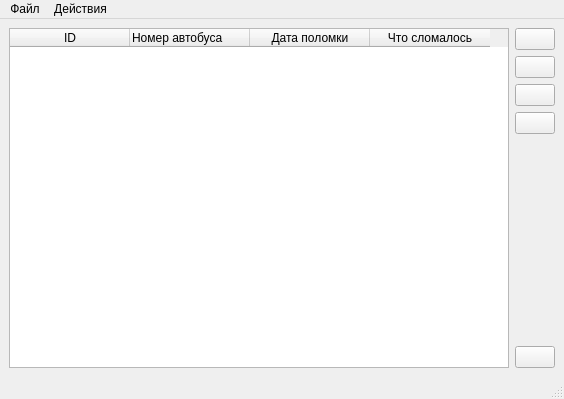
<?xml version="1.0" encoding="UTF-8"?>
<ui version="4.0">
 <class>GM_Form</class>
 <widget class="QMainWindow" name="GM_Form">
  <property name="geometry">
   <rect>
    <x>0</x>
    <y>0</y>
    <width>564</width>
    <height>399</height>
   </rect>
  </property>
  <property name="windowTitle">
   <string>Заведующий гаражом</string>
  </property>
  <property name="windowIcon">
   <iconset>
    <normaloff>../icons/1403297645_User.png</normaloff>../icons/1403297645_User.png</iconset>
  </property>
  <widget class="QWidget" name="centralwidget">
   <layout class="QHBoxLayout" name="horizontalLayout">
    <item>
     <widget class="QTableWidget" name="breaksTableWidget">
      <property name="toolTip">
       <string>&lt;html&gt;&lt;head/&gt;&lt;body&gt;&lt;p&gt;Поломки&lt;/p&gt;&lt;/body&gt;&lt;/html&gt;</string>
      </property>
      <attribute name="horizontalHeaderCascadingSectionResizes">
       <bool>false</bool>
      </attribute>
      <attribute name="horizontalHeaderDefaultSectionSize">
       <number>120</number>
      </attribute>
      <column>
       <property name="text">
        <string>ID</string>
       </property>
      </column>
      <column>
       <property name="text">
        <string>Номер автобуса</string>
       </property>
       <property name="textAlignment">
        <set>AlignJustify|AlignVCenter</set>
       </property>
      </column>
      <column>
       <property name="text">
        <string>Дата поломки</string>
       </property>
      </column>
      <column>
       <property name="text">
        <string>Что сломалось</string>
       </property>
      </column>
     </widget>
    </item>
    <item>
     <layout class="QVBoxLayout" name="verticalLayout">
      <item>
       <widget class="QPushButton" name="addPushButton">
        <property name="toolTip">
         <string>&lt;html&gt;&lt;head/&gt;&lt;body&gt;&lt;p&gt;Добавить поломку&lt;/p&gt;&lt;/body&gt;&lt;/html&gt;</string>
        </property>
        <property name="text">
         <string/>
        </property>
        <property name="icon">
         <iconset>
          <normaloff>../icons/1403292182_Add.png</normaloff>../icons/1403292182_Add.png</iconset>
        </property>
       </widget>
      </item>
      <item>
       <widget class="QPushButton" name="deletePushButton">
        <property name="toolTip">
         <string>&lt;html&gt;&lt;head/&gt;&lt;body&gt;&lt;p&gt;Удалить поломку&lt;/p&gt;&lt;/body&gt;&lt;/html&gt;</string>
        </property>
        <property name="text">
         <string/>
        </property>
        <property name="icon">
         <iconset>
          <normaloff>../icons/1403362103_Delete.png</normaloff>../icons/1403362103_Delete.png</iconset>
        </property>
       </widget>
      </item>
      <item>
       <widget class="QPushButton" name="editPushButton">
        <property name="toolTip">
         <string>&lt;html&gt;&lt;head/&gt;&lt;body&gt;&lt;p&gt;Редактировать поломку&lt;/p&gt;&lt;/body&gt;&lt;/html&gt;</string>
        </property>
        <property name="icon">
         <iconset>
          <normaloff>../icons/1403292157_Edit.png</normaloff>../icons/1403292157_Edit.png</iconset>
        </property>
       </widget>
      </item>
      <item>
       <widget class="QPushButton" name="refreshPushButton">
        <property name="toolTip">
         <string>&lt;html&gt;&lt;head/&gt;&lt;body&gt;&lt;p&gt;Обновить записи&lt;/p&gt;&lt;/body&gt;&lt;/html&gt;</string>
        </property>
        <property name="text">
         <string/>
        </property>
        <property name="icon">
         <iconset>
          <normaloff>../icons/1403548171_Synchronize.png</normaloff>../icons/1403548171_Synchronize.png</iconset>
        </property>
       </widget>
      </item>
      <item>
       <spacer name="verticalSpacer">
        <property name="orientation">
         <enum>Qt::Vertical</enum>
        </property>
        <property name="sizeHint" stdset="0">
         <size>
          <width>20</width>
          <height>40</height>
         </size>
        </property>
       </spacer>
      </item>
      <item>
       <widget class="QPushButton" name="exitPushButton">
        <property name="toolTip">
         <string>&lt;html&gt;&lt;head/&gt;&lt;body&gt;&lt;p&gt;Выход&lt;/p&gt;&lt;/body&gt;&lt;/html&gt;</string>
        </property>
        <property name="text">
         <string/>
        </property>
        <property name="icon">
         <iconset>
          <normaloff>../icons/1403292146_Log Out.png</normaloff>../icons/1403292146_Log Out.png</iconset>
        </property>
       </widget>
      </item>
     </layout>
    </item>
   </layout>
  </widget>
  <widget class="QMenuBar" name="menubar">
   <property name="geometry">
    <rect>
     <x>0</x>
     <y>0</y>
     <width>564</width>
     <height>24</height>
    </rect>
   </property>
   <widget class="QMenu" name="menu">
    <property name="title">
     <string>Файл</string>
    </property>
    <addaction name="action"/>
   </widget>
   <widget class="QMenu" name="menu_2">
    <property name="title">
     <string>Действия</string>
    </property>
    <addaction name="action_2"/>
    <addaction name="action_3"/>
    <addaction name="action_4"/>
    <addaction name="action_5"/>
   </widget>
   <addaction name="menu"/>
   <addaction name="menu_2"/>
  </widget>
  <widget class="QStatusBar" name="statusbar"/>
  <action name="action">
   <property name="text">
    <string>Выход</string>
   </property>
  </action>
  <action name="action_2">
   <property name="text">
    <string>Добавить поломку</string>
   </property>
  </action>
  <action name="action_3">
   <property name="text">
    <string>Удалить поломку</string>
   </property>
  </action>
  <action name="action_4">
   <property name="text">
    <string>Редактировать поломку</string>
   </property>
  </action>
  <action name="action_5">
   <property name="text">
    <string>Обновить информацию</string>
   </property>
  </action>
 </widget>
 <resources/>
 <connections/>
</ui>
